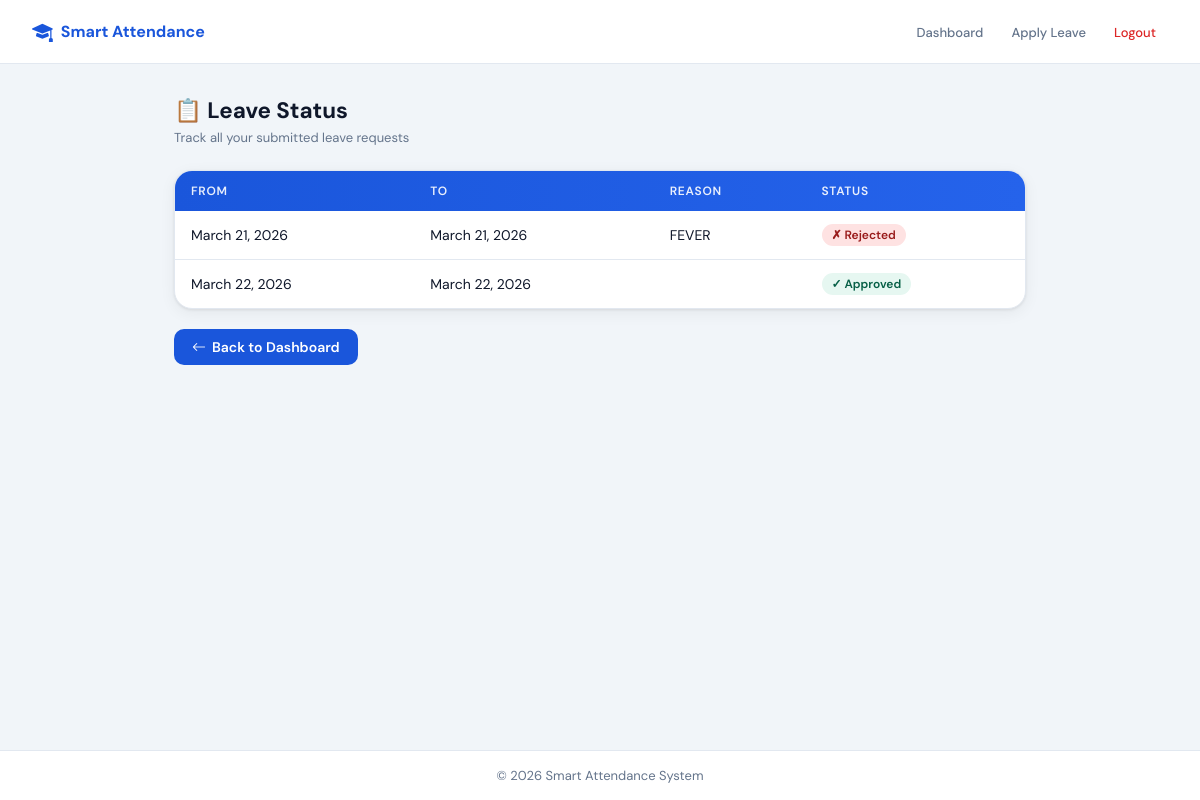
/student/leave-status/ (signed in), run on the app's committed database.
### leave_app/models.py (models this page shows, shortened)
class LeaveRequest(models.Model):
    STATUS_CHOICES = [
        ('Pending', 'Pending'),
        ('Approved', 'Approved'),
        ('Rejected', 'Rejected'),
    ]
    student = models.ForeignKey(Student, on_delete=models.CASCADE)
    reason = models.TextField()
    from_date = models.DateField()
    to_date = models.DateField()
    status = models.CharField(max_length=20, choices=STATUS_CHOICES, default="Pending")

### leave_app/views.py (the view)
# urls.py: path('student/leave-status/', views.leave_status, name='leave_status'),
def leave_status(request):
    if not request.session.get("student_id"):
        return redirect("login_page")
    student_id = request.session.get("student_id")
    leaves = LeaveRequest.objects.filter(student_id=student_id)
    return render(request, 'leave_status.html', {'leaves': leaves})

### templates/leave_status.html (shortened to what this page needs)
{% load static %}
<!DOCTYPE html>
<html lang="en">
<head>
  <link href="https://cdn.jsdelivr.net/npm/bootstrap-icons@1.10.5/font/bootstrap-icons.css" rel="stylesheet"/>
</head>
<body>
<nav class="sa-nav">
  <a class="sa-nav-brand" href="{% url 'student_dashboard' %}">
    <i class="bi bi-mortarboard-fill" style="font-size:1.3rem;"></i> Smart Attendance
  </a>
  <ul class="sa-nav-links">
    <li><a href="{% url 'student_dashboard' %}">Dashboard</a></li>
    <li><a href="{% url 'apply_page' %}">Apply Leave</a></li>
    <li><a href="{% url 'logout' %}" class="logout">Logout</a></li>
  </ul>
</nav>
<div class="sa-page">
  <div class="page-header">
    <h1>📋 Leave Status</h1>
    <p>Track all your submitted leave requests</p>
  </div>
  <div class="sa-card">
    <table class="sa-table">
      <thead>
        <tr>
          <th>From</th>
          <th>To</th>
          <th>Reason</th>
          <th>Status</th>
        </tr>
      </thead>
      <tbody>
        {% for leave in leaves %}
        <tr>
          <td>{{ leave.from_date }}</td>
          <td>{{ leave.to_date }}</td>
          <td>{{ leave.reason }}</td>
          <td>
            {% if leave.status == "Approved" %}
              <span class="sa-badge sa-badge-success">✓ Approved</span>
            {% elif leave.status == "Pending" %}
              <span class="sa-badge sa-badge-warning">⏳ Pending</span>
            {% else %}
              <span class="sa-badge sa-badge-danger">✗ Rejected</span>
            {% endif %}
          </td>
        </tr>
        {% empty %}
        <tr>
          <td colspan="4">
            <div class="empty-state">No leave records found.</div>
          </td>
        </tr>
        {% endfor %}
      </tbody>
    </table>
  </div>
  <a href="{% url 'student_dashboard' %}" class="back-btn">
    <i class="bi bi-arrow-left"></i> Back to Dashboard
  </a>
</div>
<footer class="sa-footer">&copy; 2026 Smart Attendance System</footer>
</body>
</html>

### templates/leave_status.html (style rules this page uses)
:root { --primary:#1a56db;--primary-lt:#e8f0fd;--accent:#0ea472;--accent-lt:#e6f7f1;--surface:#fff;--bg:#f1f5f9;--border:#e2e8f0;--text:#0f172a;--muted:#64748b;--danger:#dc2626; }
*,*::before,*::after { box-sizing:border-box;margin:0;padding:0; }
body { font-family:'DM Sans',sans-serif;background:var(--bg);color:var(--text);min-height:100vh;display:flex;flex-direction:column; }
.sa-nav { height:64px;background:var(--surface);border-bottom:1px solid var(--border);display:flex;align-items:center;padding:0 32px;gap:16px; }
.sa-nav-brand { display:flex;align-items:center;gap:8px;font-weight:700;color:var(--primary);text-decoration:none; }
.sa-nav-links { display:flex;gap:4px;margin-left:auto;list-style:none; }
.sa-nav-links a { padding:6px 12px;border-radius:8px;font-size:13px;font-weight:500;color:var(--muted);text-decoration:none; }
.sa-nav-links a.logout { color:var(--danger); }
.sa-page { flex:1;padding:32px 24px;max-width:900px;margin:0 auto;width:100%; }
.page-header { margin-bottom:24px; }
.page-header h1 { font-size:1.4rem;font-weight:700; }
.page-header p { color:var(--muted);font-size:13px;margin-top:4px; }
.sa-card { background:var(--surface);border:1px solid var(--border);border-radius:18px;box-shadow:0 1px 3px rgba(0,0,0,.08),0 4px 16px rgba(0,0,0,.06);overflow:hidden;margin-bottom:20px; }
.sa-table { width:100%;border-collapse:collapse; }
.sa-table thead tr { background:linear-gradient(90deg,var(--primary),#2563eb); }
.sa-table th { padding:12px 16px;font-size:12px;font-weight:600;text-transform:uppercase;letter-spacing:.06em;color:rgba(255,255,255,.9);text-align:left; }
.sa-table td { padding:13px 16px;font-size:14px;border-bottom:1px solid var(--border);vertical-align:middle; }
.sa-table tbody tr:last-child td { border-bottom:none; }
.sa-badge { display:inline-block;padding:3px 10px;border-radius:100px;font-size:12px;font-weight:600; }
.sa-badge-success { background:var(--accent-lt);color:#065f46; }
.sa-badge-danger { background:#fee2e2;color:#991b1b; }
.back-btn { display:inline-flex;align-items:center;gap:6px;padding:9px 18px;border-radius:10px;background:var(--primary);color:#fff;text-decoration:none;font-size:14px;font-weight:600;transition:all .18s; }
.sa-footer { background:var(--surface);border-top:1px solid var(--border);text-align:center;padding:16px;font-size:13px;color:var(--muted); }

### data on the page
LeaveRequest: from_date "March 21, 2026", to_date "March 21, 2026", reason "FEVER", status "✗ Rejected"
LeaveRequest: from_date "March 22, 2026", to_date "March 22, 2026", status "✓ Approved"
